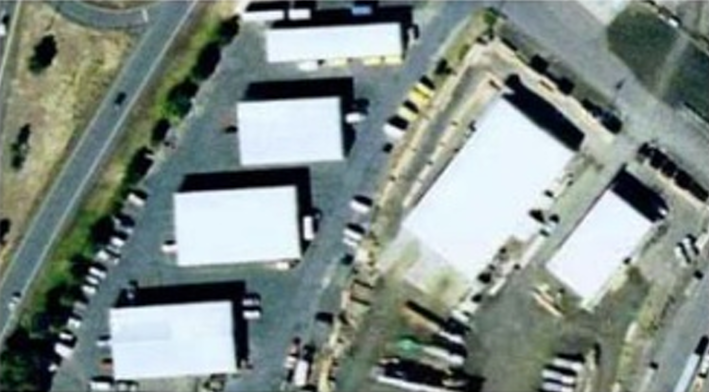
#> input picture Annotation 2026-06-15 173954.png, 709 x 392 px
$ python cv_project.py
#> lines starting #> are read from the running program, lines starting #| are printed output that depends on the picture; after the words box and inside, x2 and y2 are one past the last pixel; in counts of white or black regions, pixels touching at a corner belong together
#> in detect_buildings_with_saving, img_bgr is the input picture: shape (392, 709, 3); mean B, G, R 134.6, 140.1, 128.6
import cv2
import numpy as np
import math
import os
from typing import List, Tuple, Optional

def save_image(image: np.ndarray, path: str, description: str = ""):
    """ذخیره تصویر با ایجاد پوشه در صورت نیاز"""
    os.makedirs(os.path.dirname(path), exist_ok=True)
    cv2.imwrite(path, image)
    print(f"[ذخیره] {description} -> {path}")

def estimate_centers_with_saving(gray_img: np.ndarray,
                                 output_dir: str,
                                 base_name: str,
                                 min_area: int = 200,
                                 morph_kernel_size: int = 7) -> Tuple[List[Tuple[int, int]], np.ndarray]:
    """
    مرحله اول با ذخیره خروجی‌های میانی:
    - 1_otsu_binary.jpg
    - 2_after_remove_small.jpg
    - 3_after_morphology.jpg
    - 4_final_mask_with_centers.jpg
    همچنین تصویر با مراکز تخمینی ذخیره می‌شود.
    """
#> called with output_dir = 'detection_outputs', base_name = 'Annotation 2026-06-15 173954', min_area = 200, morph_kernel_size = 7
    # آستانه اوتسو
    _, binary = cv2.threshold(gray_img, 0, 255, cv2.THRESH_BINARY + cv2.THRESH_OTSU)
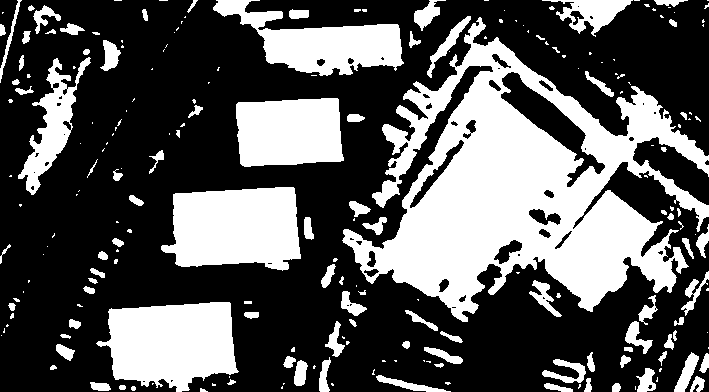
#> binary: shape (392, 709); 34.9% white; 219 white regions (120 under 20 px)
    save_image(binary, os.path.join(output_dir, f"{base_name}_1_otsu_binary.jpg"), "خروجی آستانه اوتسو")

    # یافتن کانتورها و حذف نواحی کوچک (مرحله اول)
    contours, _ = cv2.findContours(binary, cv2.RETR_EXTERNAL, cv2.CHAIN_APPROX_SIMPLE)
#> contours = 219 contours, 138 with area under 20; largest, box (x1, y1, x2, y2) and area: (342, 17, 709, 322) 51652, (161, 187, 301, 271) 9158, (96, 302, 239, 392) 9098, (236, 98, 344, 167) 6430, (213, 0, 404, 76) 6394
    mask1 = np.zeros_like(binary)
    for cnt in contours:
        if cv2.contourArea(cnt) >= min_area:
            cv2.drawContours(mask1, [cnt], -1, 255, -1)
#> this loop made 219 passes
#> cnt on passes 2, 3, 10: [[635, 386], [635, 389]], [[282, 386], [281, 387], [281, 388], [282, 388]], [[283, 383], [283, 384], [284, 383]]
#> mask1: shape (392, 709); 34.4% white; 23 white regions, largest, box (x1, y1, x2, y2) and area: (342, 17, 709, 322) 53071, (161, 187, 301, 271) 9373, (96, 302, 239, 392) 9324
    save_image(mask1, os.path.join(output_dir, f"{base_name}_2_after_remove_small.jpg"), "پس از حذف نواحی کوچک (مرحله اول)")

    # عملیات مورفولوژی
    kernel = np.ones((morph_kernel_size, morph_kernel_size), np.uint8)
    mask_eroded = cv2.erode(mask1, kernel, iterations=2)
#> mask_eroded: shape (392, 709); 20.7% white; 16 white regions (5 under 20 px), largest, box (x1, y1, x2, y2) and area: (360, 48, 647, 305) 33982, (180, 193, 293, 262) 6753, (115, 308, 229, 380) 6647
    mask_dilated = cv2.dilate(mask_eroded, kernel, iterations=2)
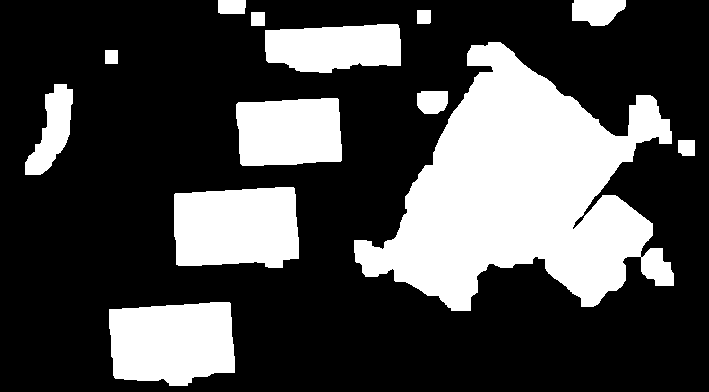
#> mask_dilated: shape (392, 709); 29.1% white; 13 white regions
    save_image(mask_dilated, os.path.join(output_dir, f"{base_name}_3_after_morphology.jpg"), "پس از فرسایش و گسترش")

    # حذف مجدد نواحی کوچک
    contours, _ = cv2.findContours(mask_dilated, cv2.RETR_EXTERNAL, cv2.CHAIN_APPROX_SIMPLE)
#> contours = 13 contours; largest, box (x1, y1, x2, y2) and area: (354, 42, 674, 311) 44824, (174, 187, 299, 268) 8932, (109, 302, 235, 386) 8853, (236, 98, 342, 166) 6398, (265, 24, 401, 73) 5308
    final_mask = np.zeros_like(binary)
    centers = []
    for cnt in contours:
        area = cv2.contourArea(cnt)
        if area >= min_area:
            cv2.drawContours(final_mask, [cnt], -1, 255, -1)
            M = cv2.moments(cnt)
            if M["m00"] != 0:
                cx = int(M["m10"] / M["m00"])
                cy = int(M["m01"] / M["m00"])
                centers.append((cx, cy))
#> this loop made 13 passes
#> (area, cx, cy) on passes 1, 2, 3, 4, 5, 6, 8, 9, 12, 13: (8853, 171, 341), (8932, 235, 226), (230, 686, 147), (6398.5, 288, 131), (587.5, 431, 101), (2144.5, 52, 130), (44824.5, 520, 191), (5308.5, 334, 46), (1041.5, 596, 10), (344, 231, 6)
#> (cnt, area) on passes 7, 10: ([[105, 50], [105, 63], [117, 63], [117, 50]], 156), ([[251, 12], [251, 25], [264, 25], [264, 12]], 169)
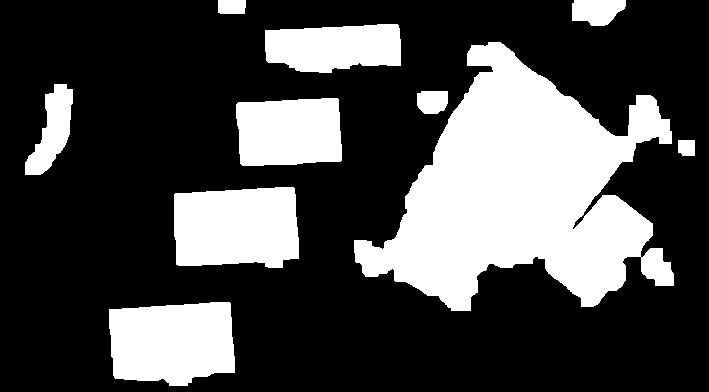
#> final_mask: shape (392, 709); 28.9% white; 10 white regions, largest, box (x1, y1, x2, y2) and area: (354, 42, 674, 311) 45515, (174, 187, 299, 268) 9129, (109, 302, 235, 386) 9047
#> after the loop, centers = [(171, 341), (235, 226), (686, 147), (288, 131), (431, 101), (52, 130), (520, 191), (334, 46), (596, 10), (231, 6)]
    save_image(final_mask, os.path.join(output_dir, f"{base_name}_4_final_mask.jpg"), "ماسک نهایی پس از حذف مجدد")

    # ذخیره تصویر با مراکز تخمینی
    img_with_centers = cv2.cvtColor(gray_img, cv2.COLOR_GRAY2BGR)
    for (cx, cy) in centers:
        cv2.circle(img_with_centers, (cx, cy), 5, (255, 0, 0), -1)
#> this loop made 10 passes
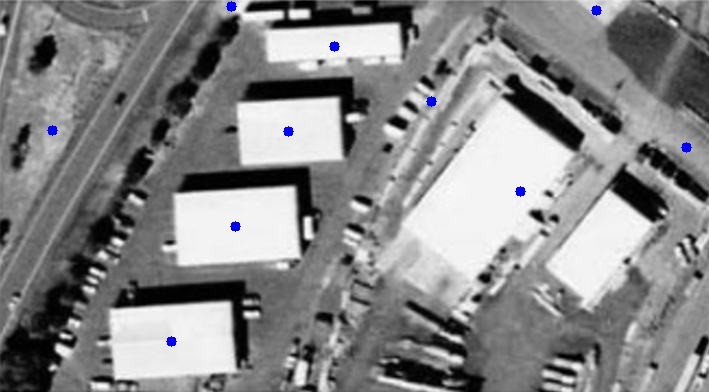
#> img_with_centers: shape (392, 709, 3); mean B, G, R 136.2, 135.4, 135.4
    save_image(img_with_centers, os.path.join(output_dir, f"{base_name}_5_estimated_centers.jpg"), "مراکز تخمینی ساختمان")

    return centers, final_mask

def filter_short_edges(edge_img: np.ndarray, min_length: int = 50) -> np.ndarray:
    lines = cv2.HoughLinesP(edge_img, rho=1, theta=np.pi/180,
                            threshold=30, minLineLength=min_length, maxLineGap=10)
    filtered = np.zeros_like(edge_img)
    if lines is not None:
        for line in lines:
            x1, y1, x2, y2 = line[0]
            cv2.line(filtered, (x1, y1), (x2, y2), 255, 1)
    return filtered

def group_parallel_lines(lines: List[Tuple[float, float, int]],
                         theta_thresh_deg: float = 10.0,
                         rho_thresh: float = 10.0) -> List[List[int]]:
    n = len(lines)
    used = [False] * n
    groups = []
    for i in range(n):
        if used[i]:
            continue
        group = [i]
        used[i] = True
        rho_i, theta_i, _ = lines[i]
        for j in range(i+1, n):
            if used[j]:
                continue
            rho_j, theta_j, _ = lines[j]
            if abs(theta_i - theta_j) < theta_thresh_deg and abs(rho_i - rho_j) < rho_thresh:
                group.append(j)
                used[j] = True
        groups.append(group)
    return groups

def find_rectangles_in_window_with_saving(gray_patch: np.ndarray,
                                          d_min: int, d_max: int,
                                          output_dir: str,
                                          patch_id: int,
                                          center: Tuple[int, int],
                                          theta_thresh: float = 10.0,
                                          eps_thresh: float = 0.5,
                                          alpha_thresh: float = 15.0) -> bool:
    """
    بررسی مستطیل در یک پنجره و ذخیره تصاویر میانی (لبه، خطوط هاف، گروه‌بندی)
    در صورت تشخیص مستطیل، یک تصویر با خطوط رسم شده ذخیره می‌شود.
    """
    # لبه‌یابی
    edges = cv2.Canny(gray_patch, 205, 240)
    save_image(edges, os.path.join(output_dir, f"patch_{patch_id}_center_{center[0]}_{center[1]}_1_edges.jpg"), f"لبه‌های پنجره {patch_id}")

    # بهبود لبه
    edges_filtered = filter_short_edges(edges, min_length=50)
    save_image(edges_filtered, os.path.join(output_dir, f"patch_{patch_id}_center_{center[0]}_{center[1]}_2_edges_filtered.jpg"), f"لبه‌های بهبودیافته {patch_id}")
    if np.sum(edges_filtered) == 0:
        return False

    # تبدیل هاف استاندارد
    lines_hough = cv2.HoughLines(edges_filtered, rho=1, theta=np.pi/180,
                                 threshold=int(0.5 * d_min))
    if lines_hough is None:
        return False

    # استخراج خطوط
    line_list = []
    for line in lines_hough:
        rho, theta_rad = line[0]
        theta_deg = math.degrees(theta_rad)
        # مقدار رأی تقریبی (می‌توان از تعداد نقاط روی خط محاسبه کرد ولی برای سادگی)
        # در اینجا از تعداد خطوط به دست آمده استفاده نمی‌کنیم، یک مقدار فرضی
        line_list.append((rho, theta_deg, 1))  # votes تقریبی

    # گروه‌بندی خطوط موازی
    groups = group_parallel_lines(line_list, theta_thresh, 10.0)

    # ذخیره تصویر خطوط تشخیص داده شده (رسم روی تصویر لبه)
    line_drawing = cv2.cvtColor(edges_filtered, cv2.COLOR_GRAY2BGR)
    for (rho, theta_deg, _) in line_list:
        theta_rad = math.radians(theta_deg)
        a = math.cos(theta_rad)
        b = math.sin(theta_rad)
        x0 = a * rho
        y0 = b * rho
        pt1 = (int(x0 + (-b)), int(y0 + (a)))
        pt2 = (int(x0 - (-b)), int(y0 - (a)))
        cv2.line(line_drawing, pt1, pt2, (0, 255, 0), 1)
    save_image(line_drawing, os.path.join(output_dir, f"patch_{patch_id}_center_{center[0]}_{center[1]}_3_hough_lines.jpg"), f"خطوط هاف در پنجره {patch_id}")

    # پیدا کردن زوج‌های گسترش یافته
    extended_peaks = []
    for group in groups:
        if len(group) < 2:
            continue
        group_lines = [line_list[i] for i in group]
        for i in range(len(group_lines)):
            rho1, theta1, votes1 = group_lines[i]
            for j in range(i+1, len(group_lines)):
                rho2, theta2, votes2 = group_lines[j]
                if abs(rho1 - rho2) <= d_min:
                    continue
                if abs(votes1 - votes2) > eps_thresh * (votes1 + votes2) / 2:
                    continue
                alpha = (theta1 + theta2) / 2.0
                epsilon = abs(rho1 - rho2) / 2.0
                extended_peaks.append((alpha, epsilon))

    # بررسی زوج‌های عمود بر هم
    for i in range(len(extended_peaks)):
        alpha1, _ = extended_peaks[i]
        for j in range(i+1, len(extended_peaks)):
            alpha2, _ = extended_peaks[j]
            diff = abs(abs(alpha1 - alpha2) - 90.0)
            if diff < alpha_thresh:
                # مستطیل پیدا شد - ذخیره تصویر نهایی پنجره با نشانه‌گذاری
                rect_img = cv2.cvtColor(gray_patch, cv2.COLOR_GRAY2BGR)
                cv2.putText(rect_img, "Rectangle Detected", (10, 30), cv2.FONT_HERSHEY_SIMPLEX, 0.7, (0,0,255), 2)
                save_image(rect_img, os.path.join(output_dir, f"patch_{patch_id}_center_{center[0]}_{center[1]}_4_RECTANGLE.jpg"), f"مستطیل تشخیص داده شده در پنجره {patch_id}")
                return True
    return False

def detect_buildings_with_saving(image_path: str,
                                 output_dir: str = "outputs",
                                 d_min: int = 30,
                                 d_max: int = 150,
                                 min_area: int = 200,
                                 visualize: bool = True) -> List[Tuple[int, int]]:
    """
    تشخیص ساختمان با ذخیره تمام مراحل میانی.
    """
    img_bgr = cv2.imread(image_path)
    if img_bgr is None:
        raise FileNotFoundError(f"تصویر {image_path} یافت نشد.")
    gray = cv2.cvtColor(img_bgr, cv2.COLOR_BGR2GRAY)
    base_name = os.path.splitext(os.path.basename(image_path))[0]

    # ذخیره تصویر اصلی
    save_image(img_bgr, os.path.join(output_dir, f"{base_name}_0_original.jpg"), "تصویر اصلی")

    # مرحله 1: تخمین مراکز با ذخیره خروجی‌ها
    centers, _ = estimate_centers_with_saving(gray, output_dir, base_name, min_area)

    # مرحله 2: تأیید هر مرکز و ذخیره خروجی‌های پنجره‌ای
    confirmed = []
    h, w = gray.shape
#> h = 392; w = 709
    for idx, (cx, cy) in enumerate(centers):
        x1 = max(0, cx - d_max // 2)
        y1 = max(0, cy - d_max // 2)
        x2 = min(w, cx + d_max // 2)
        y2 = min(h, cy + d_max // 2)
        patch = gray[y1:y2, x1:x2]
        if patch.size == 0:
            continue

        # پوشه اختصاصی برای پچ‌ها
        patch_dir = os.path.join(output_dir, f"patches_{base_name}")
        if find_rectangles_in_window_with_saving(patch, d_min, d_max, patch_dir, idx, (cx, cy)):
            confirmed.append((cx, cy))
#> this loop made 10 passes
#> (cx, cy, x1, y1, x2, y2) on passes 1, 2, 3, 4, 5, 6, 7, 8, 10: (171, 341, 21, 191, 321, 392), (235, 226, 85, 76, 385, 376), (686, 147, 536, 0, 709, 297), (288, 131, 138, 0, 438, 281), (431, 101, 281, 0, 581, 251), (52, 130, 0, 0, 202, 280), (520, 191, 370, 41, 670, 341), (334, 46, 184, 0, 484, 196), (231, 6, 81, 0, 381, 156)
#> (cx, cy, x1, y1, x2, y2) on pass 9: (596, 10, 446, 0, 709, 160)
#> (printed output is left out)
#> pass 1, in detect_buildings_with_saving, `patch = gray[y1:y2, x1:x2]`:
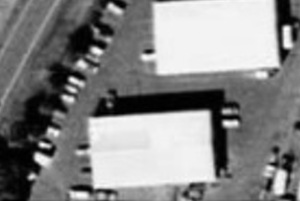
#> patch: shape (201, 300); min 0, max 255, mean 133.3
#> pass 1, in find_rectangles_in_window_with_saving, `edges_filtered = filter_short_edges(edges, min_length=50)`:
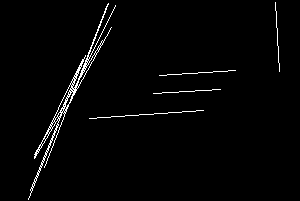
#> edges_filtered: shape (201, 300); 2% white in thin lines or dots, all inside (x1, y1, x2, y2) = (28, 2, 280, 200)
#> after the loop, confirmed = [(171, 341), (235, 226), (288, 131), (520, 191), (334, 46), (231, 6)]

    # ذخیره نتیجه نهایی
    result_img = img_bgr.copy()
    for (cx, cy) in confirmed:
        cv2.circle(result_img, (cx, cy), 6, (0, 0, 255), -1)
#> this loop made 6 passes
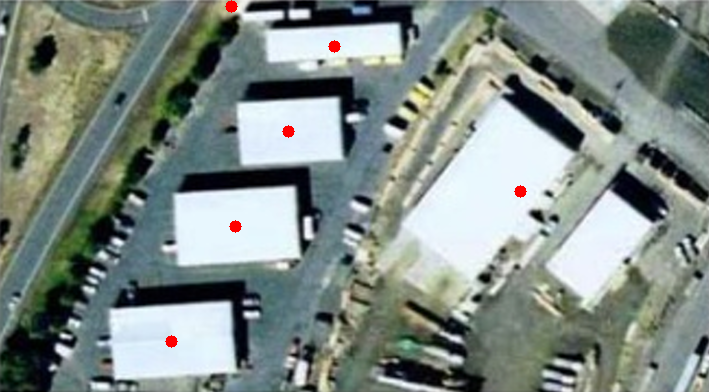
#> result_img: shape (392, 709, 3); 0.24% of pixels changed, all inside (x1, y1, x2, y2) = (165, 0, 527, 348)
    save_image(result_img, os.path.join(output_dir, f"{base_name}_6_final_detected_buildings.jpg"), "مراکز نهایی ساختمان‌های تشخیص داده شده")

    if visualize:
        # نمایش مختصر (اختیاری) اما خروجی اصلی ذخیره می‌شود
        cv2.imshow("Final Result", result_img)
        cv2.waitKey(0)
        cv2.destroyAllWindows()

    return confirmed

# مثال استفاده
if __name__ == "__main__":
    # مسیر تصویر خود را وارد کنید
    image_file = "Annotation 2026-06-15 173954.png"  # تغییر دهید
    if os.path.exists(image_file):
        detected = detect_buildings_with_saving(image_file, output_dir="detection_outputs",
                                                d_min=15, d_max=300, min_area=200)
#> detected has the same summary as confirmed in detect_buildings_with_saving
        print(f"تعداد ساختمان‌های تشخیص داده شده: {len(detected)}")
#| تعداد ساختمان‌های تشخیص داده شده: 6
    else:
        print("لطفاً مسیر تصویر معتبر را مشخص کنید.")
